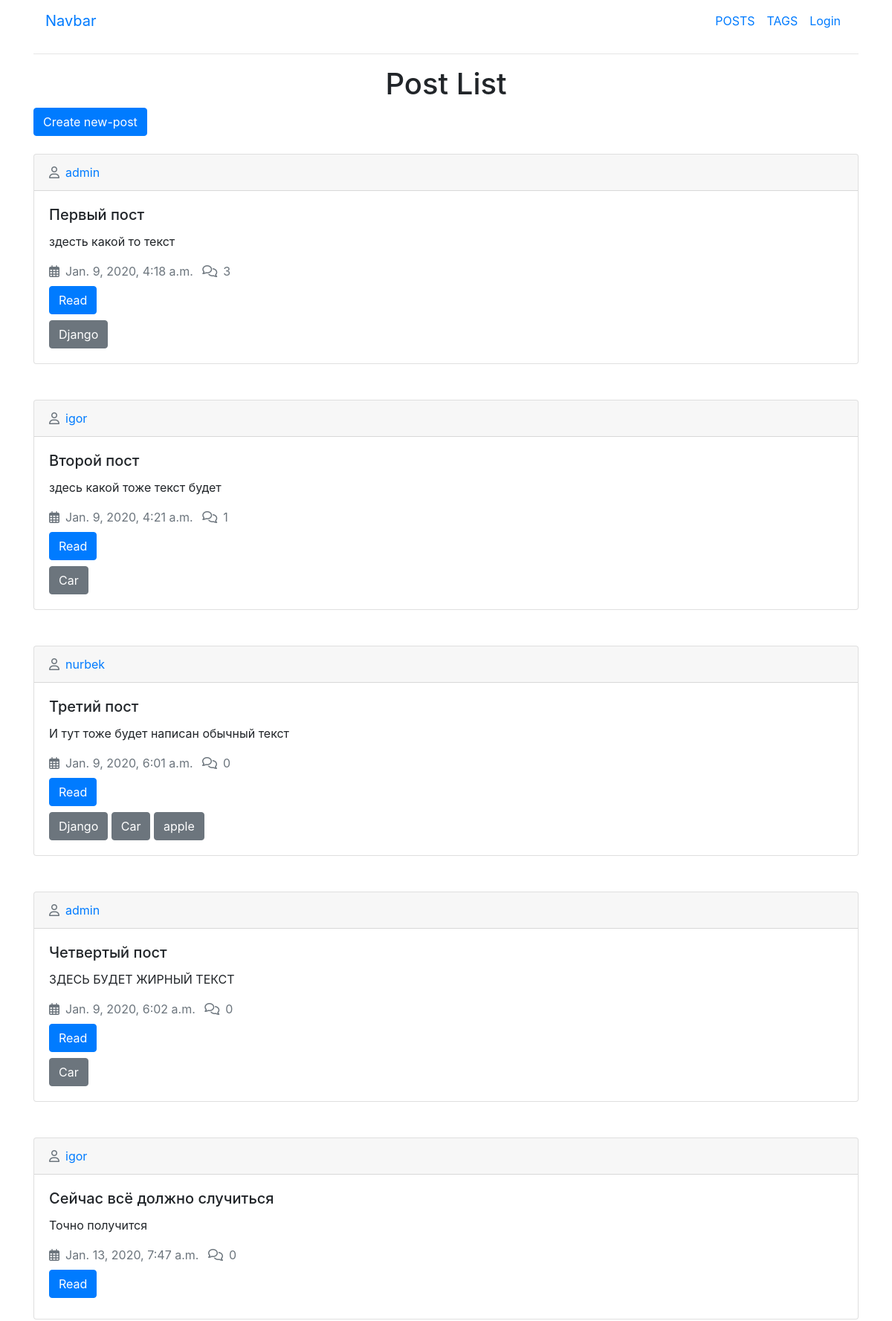
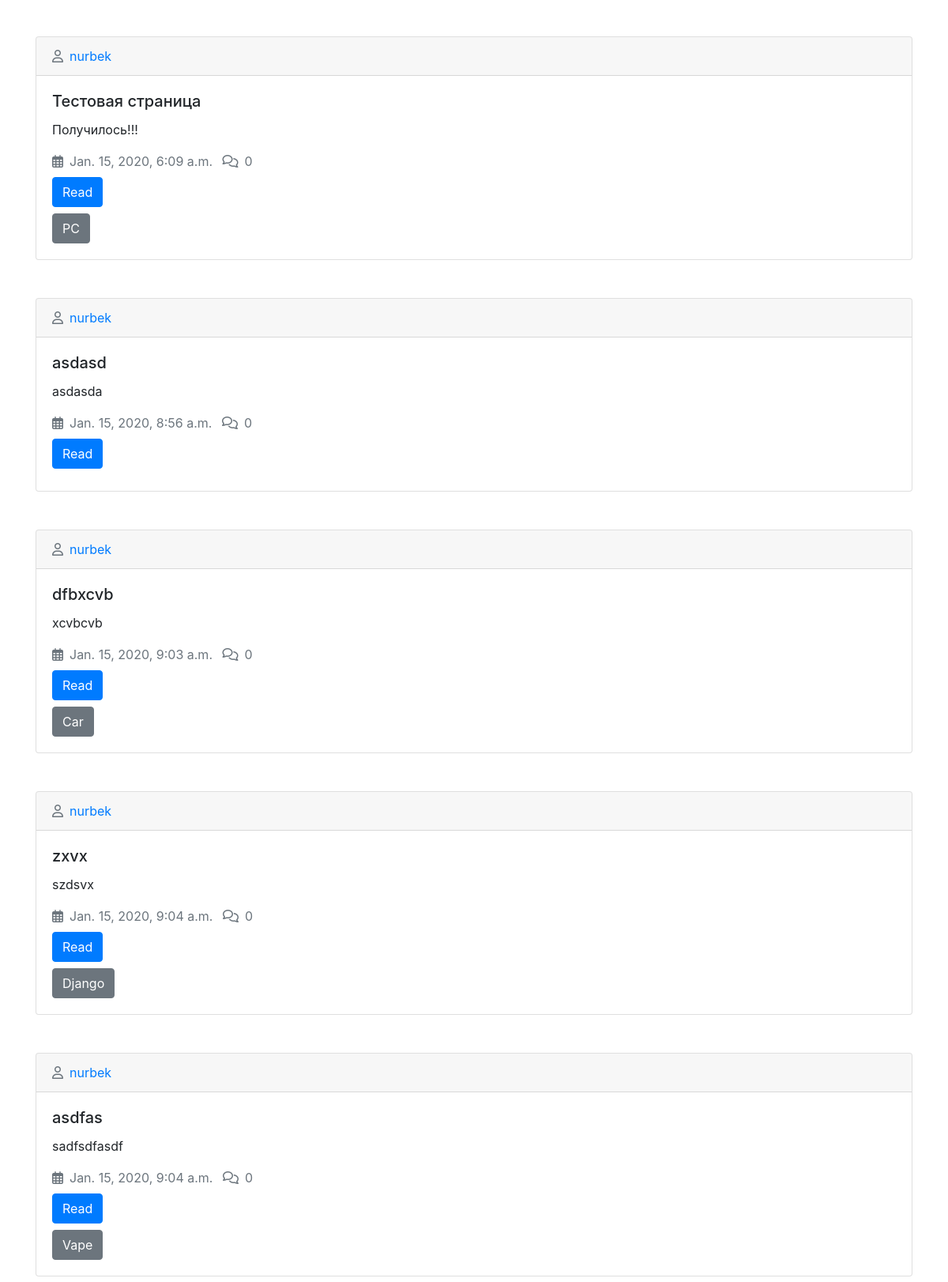
The page / (upper part) on the database its author committed (2 pictures, top to bottom).
### forum/models.py (models this page shows, shortened)
class Post(models.Model):
	title = models.CharField('Заголовок поста', max_length=100)
	tag = models.CharField(max_length=10, null=True, blank=True)
	slug = models.SlugField('Slug', blank = True, unique = True)
	body = models.TextField('Текст поста')
	created_data = models.DateTimeField('Дата создания', auto_now_add=True)
	author = models.ForeignKey(User, null = True, blank=True, on_delete=models.CASCADE)
	tags = models.ManyToManyField('Tag', related_name='posts', null=True, blank=True)
	def get_absolute_url(self):
		return reverse('post_detail_url', kwargs={'slug':self.slug})

class Tag(models.Model):
	title = models.CharField('Заголовок тега', max_length=10)
	slug = models.SlugField(max_length=10, unique=True)
	def get_absolute_url(self):
		return reverse('tag_detail_url', kwargs={'slug':self.slug})

### forum/views.py (the view)
# urls.py: path('',PostList.as_view(),name='post_list_url'),
class PostList(ListView):
	model = Post

### forum/templates/forum/post_list.html
{% extends 'base/base.html' %}
{% block content %}
<h1 class="text-center">Post List</h1>
<a href="{% url 'post_create_url' %}" class="btn btn-primary mb-3">Create new-post</a>
{% for post in post_list %}
<div class="card mt-2 mb-5">
  <div class="card-header">
    <span class="text-secondary"><i class="far fa-user mr-2"></i><a href="">{{post.author.username}}</a></span>
  </div>
  <div class="card-body">
    <h5 class="card-title">{{post.title}}</h5>
    <p class="card-text">{{post.body}}</p>
    <div class="my-2">
    	<span class="text-secondary mr-2"><i class="far fa-calendar-alt mr-2"></i>{{post.created_data}}</span>
    	<span class="text-secondary"><i class="far fa-comments mr-2"></i>{{post.comments.count}}</span>
    </div>
    <a href="{{post.get_absolute_url}}" class="btn btn-primary">Read</a>
    <div class="mt-2">
      {% for tag in post.tags.all %}
    	<a href="{{tag.get_absolute_url}}" class="btn btn-secondary">{{tag.title}}</a>
      {% endfor %}
    </div>
  </div>
</div>
{% endfor %}
{% endblock %}

### rows shown on the page
Post: author.username "admin", title "Первый пост", body "здесть какой то текст", created_data "Jan. 9, 2020, 4:18 a.m.", comments.count "3"
Tag: title "Django"
Post: author.username "igor", title "Второй пост", body "здесь какой тоже текст будет", created_data "Jan. 9, 2020, 4:21 a.m.", comments.count "1"
Tag: title "Car"
Post: author.username "nurbek", title "Третий пост", body "И тут тоже будет написан обычный текст", created_data "Jan. 9, 2020, 6:01 a.m.", comments.count "0"
Tag: title "apple"
Post: author.username "admin", title "Четвертый пост", body "ЗДЕСЬ БУДЕТ ЖИРНЫЙ ТЕКСТ", created_data "Jan. 9, 2020, 6:02 a.m.", comments.count "0"
Post: author.username "igor", title "Сейчас всё должно случиться", body "Точно получится", created_data "Jan. 13, 2020, 7:47 a.m.", comments.count "0"
Post: author.username "nurbek", title "Тестовая страница", body "Получилось!!!", created_data "Jan. 15, 2020, 6:09 a.m.", comments.count "0"
Tag: title "PC"
Post: author.username "nurbek", title "asdasd", body "asdasda", created_data "Jan. 15, 2020, 8:56 a.m.", comments.count "0"
Post: author.username "nurbek", title "dfbxcvb", body "xcvbcvb", created_data "Jan. 15, 2020, 9:03 a.m.", comments.count "0"
Post: author.username "nurbek", title "zxvx", body "szdsvx", created_data "Jan. 15, 2020, 9:04 a.m.", comments.count "0"
Post: author.username "nurbek", title "asdfas", body "sadfsdfasdf", created_data "Jan. 15, 2020, 9:04 a.m.", comments.count "0"
Tag: title "Vape"
